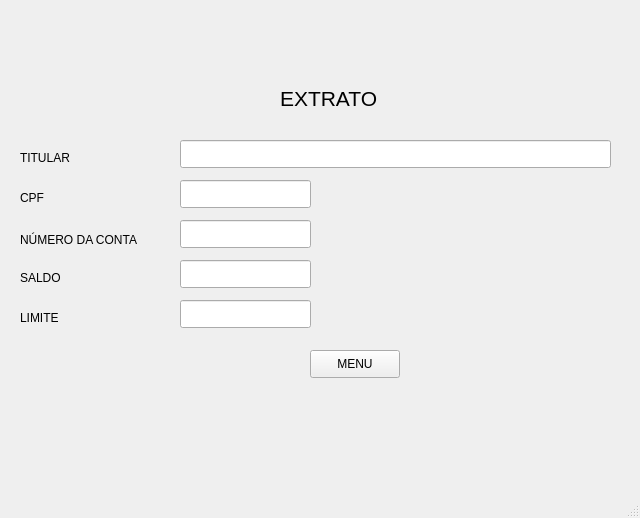
<?xml version="1.0" encoding="UTF-8"?>
<ui version="4.0">
 <class>MainWindow</class>
 <widget class="QMainWindow" name="MainWindow">
  <property name="geometry">
   <rect>
    <x>0</x>
    <y>0</y>
    <width>640</width>
    <height>518</height>
   </rect>
  </property>
  <property name="windowTitle">
   <string>MainWindow</string>
  </property>
  <widget class="QWidget" name="centralwidget">
   <widget class="QLabel" name="label">
    <property name="geometry">
     <rect>
      <x>280</x>
      <y>90</y>
      <width>101</width>
      <height>16</height>
     </rect>
    </property>
    <property name="font">
     <font>
      <pointsize>16</pointsize>
     </font>
    </property>
    <property name="text">
     <string>EXTRATO</string>
    </property>
   </widget>
   <widget class="QLabel" name="label_2">
    <property name="geometry">
     <rect>
      <x>20</x>
      <y>150</y>
      <width>58</width>
      <height>16</height>
     </rect>
    </property>
    <property name="text">
     <string>TITULAR</string>
    </property>
   </widget>
   <widget class="QLabel" name="label_3">
    <property name="geometry">
     <rect>
      <x>20</x>
      <y>190</y>
      <width>58</width>
      <height>16</height>
     </rect>
    </property>
    <property name="text">
     <string>CPF</string>
    </property>
   </widget>
   <widget class="QLabel" name="label_4">
    <property name="geometry">
     <rect>
      <x>20</x>
      <y>230</y>
      <width>121</width>
      <height>20</height>
     </rect>
    </property>
    <property name="text">
     <string>NÚMERO DA CONTA</string>
    </property>
   </widget>
   <widget class="QLabel" name="label_5">
    <property name="geometry">
     <rect>
      <x>20</x>
      <y>270</y>
      <width>58</width>
      <height>16</height>
     </rect>
    </property>
    <property name="text">
     <string>SALDO</string>
    </property>
   </widget>
   <widget class="QLabel" name="label_6">
    <property name="geometry">
     <rect>
      <x>20</x>
      <y>310</y>
      <width>58</width>
      <height>16</height>
     </rect>
    </property>
    <property name="text">
     <string>LIMITE</string>
    </property>
   </widget>
   <widget class="QLineEdit" name="lineEdit">
    <property name="geometry">
     <rect>
      <x>180</x>
      <y>140</y>
      <width>431</width>
      <height>28</height>
     </rect>
    </property>
   </widget>
   <widget class="QLineEdit" name="lineEdit_2">
    <property name="geometry">
     <rect>
      <x>180</x>
      <y>180</y>
      <width>131</width>
      <height>28</height>
     </rect>
    </property>
   </widget>
   <widget class="QLineEdit" name="lineEdit_3">
    <property name="geometry">
     <rect>
      <x>180</x>
      <y>220</y>
      <width>131</width>
      <height>28</height>
     </rect>
    </property>
   </widget>
   <widget class="QLineEdit" name="lineEdit_4">
    <property name="geometry">
     <rect>
      <x>180</x>
      <y>260</y>
      <width>131</width>
      <height>28</height>
     </rect>
    </property>
   </widget>
   <widget class="QLineEdit" name="lineEdit_5">
    <property name="geometry">
     <rect>
      <x>180</x>
      <y>300</y>
      <width>131</width>
      <height>28</height>
     </rect>
    </property>
   </widget>
   <widget class="QPushButton" name="pushButton">
    <property name="geometry">
     <rect>
      <x>310</x>
      <y>350</y>
      <width>90</width>
      <height>28</height>
     </rect>
    </property>
    <property name="text">
     <string>MENU</string>
    </property>
   </widget>
  </widget>
  <widget class="QMenuBar" name="menubar">
   <property name="geometry">
    <rect>
     <x>0</x>
     <y>0</y>
     <width>640</width>
     <height>22</height>
    </rect>
   </property>
  </widget>
  <widget class="QStatusBar" name="statusbar"/>
 </widget>
 <resources/>
 <connections/>
</ui>
